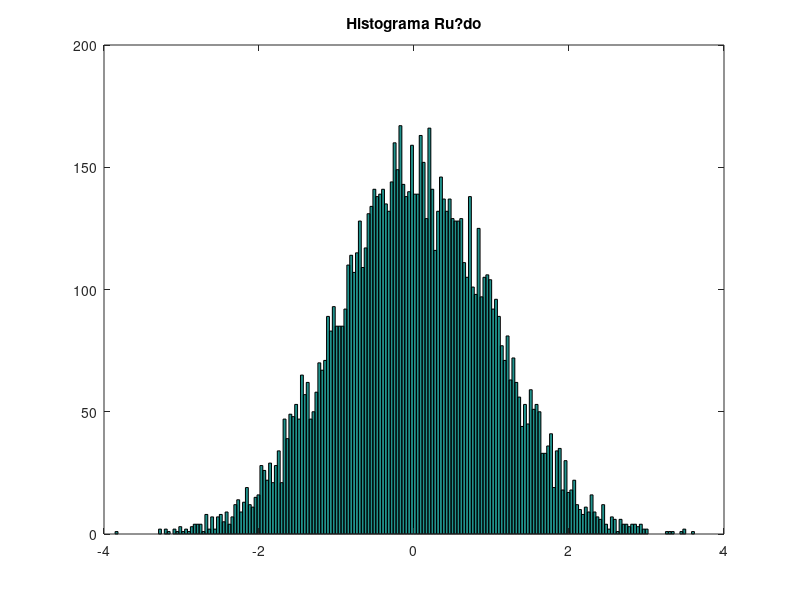
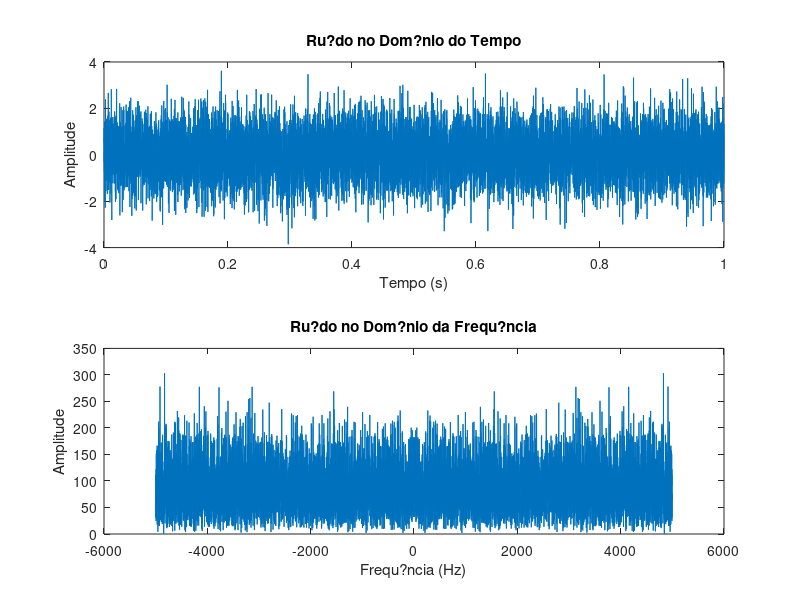
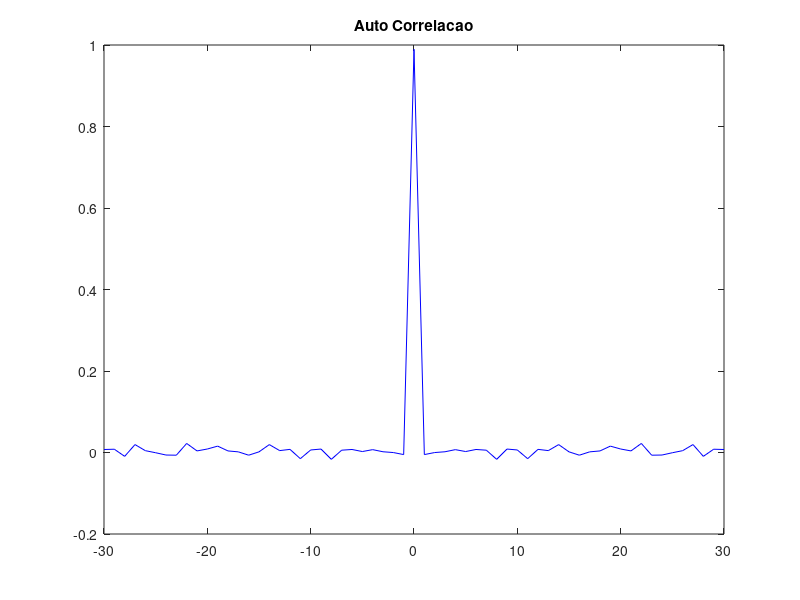
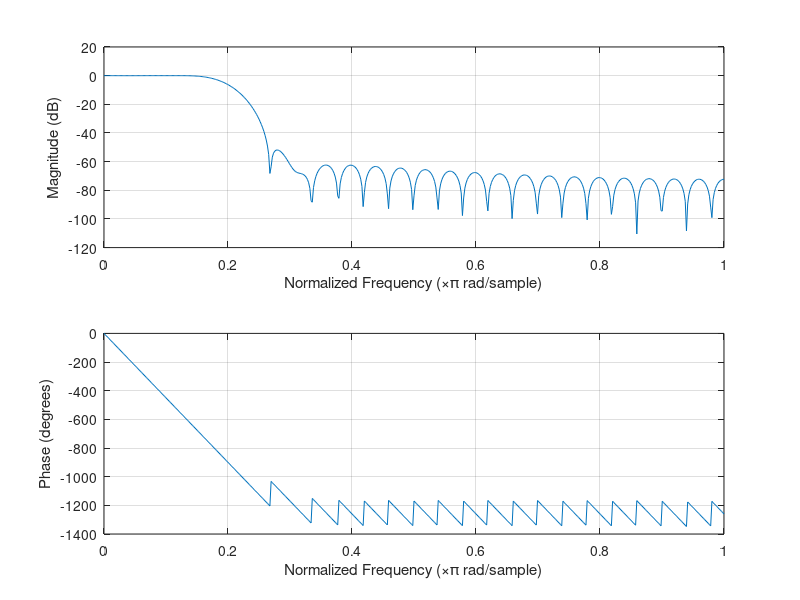

These charts were generated, in order, by the following MATLAB code:
clc;
close all;
clear all;

fs = 10e3;                   %frequencia de amostragem
ts = 1/fs; 
t_final = 1;
t = [0:ts:t_final-ts];
f = [-fs/2:1:fs/2-1];

rui = randn(1,10000);
figure(1);

hist(rui, 200);
title('Histograma Ru?do')

figure(2)
subplot(2,1,1)
plot(t, rui)
xlabel('Tempo (s)')
ylabel('Amplitude')
title('Ru?do no Dom?nio do Tempo');

subplot(2,1,2)
R = fftshift(fft(rui));
plot(f, abs(R));
xlabel('Frequ?ncia (Hz)')
ylabel('Amplitude')
title('Ru?do no Dom?nio da Frequ?ncia');

[R, L] = xcorr(rui, 30, 'biased');
figure(3)
plot(L,R, 'b')
title('Auto Correlacao')

filtro=fir1(50,(1000*2)/fs);
figure(4)
freqz(filtro)

figure(5)
subplot(2,1,1)
Ruido_filtrado = filter(filtro, 1, rui);
plot(t, Ruido_filtrado)
title('Ruido Dominio do Tempo - Filtrado');
xlabel('Tempo (s)');
ylabel('Amplitude')

subplot(2,1,2)
RF = fftshift(fft(Ruido_filtrado))
plot(f, abs(RF))
title('Ruido Dominio da Frequencia - Filtrado');
xlabel('Frequencia (Hz)');
ylabel('Amplitude')
figure(6)
hist(Ruido_filtrado,200)
title('Histograma Ruido Filtrado')
